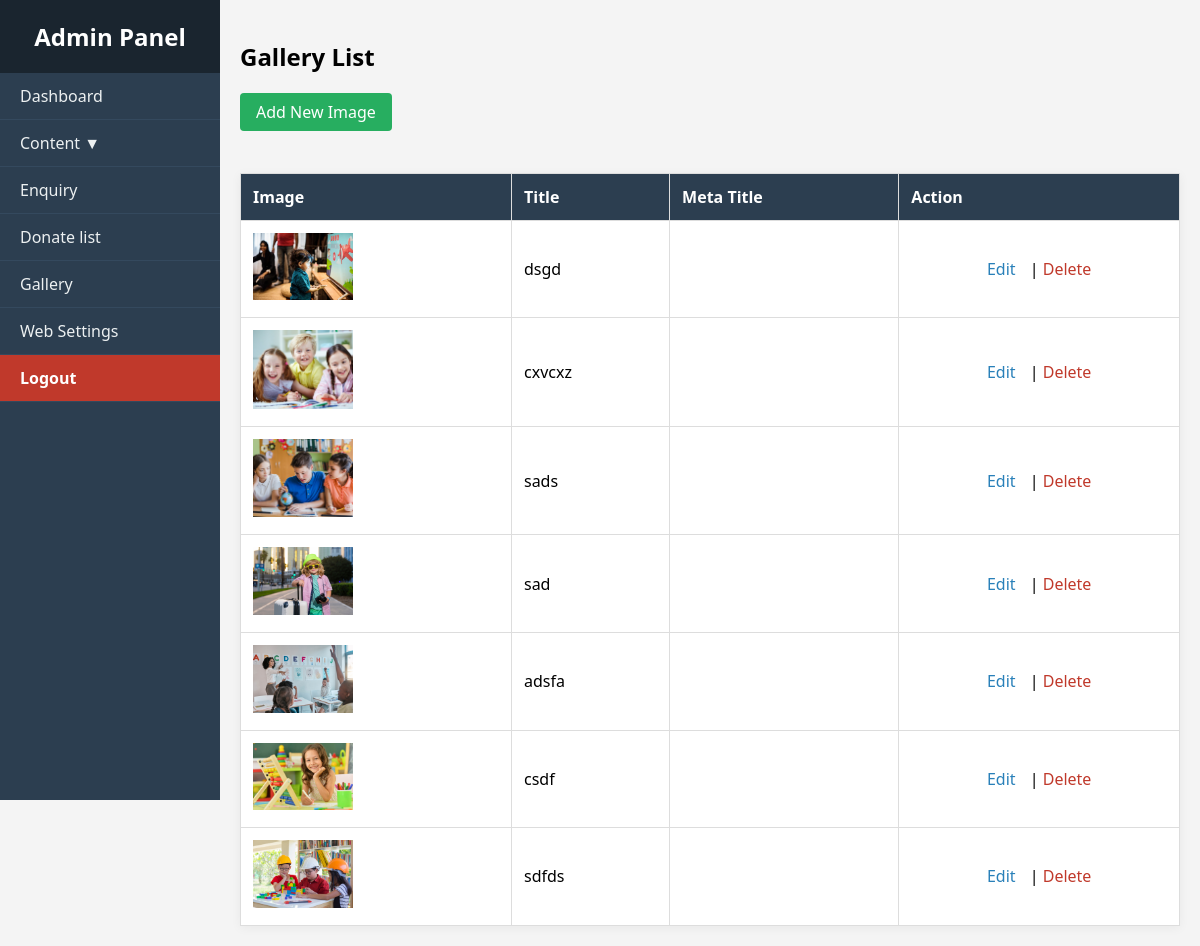
/admin/gallery-list.php, run on the app's committed database.
### tables this page shows
CREATE TABLE `gallery` (
  `id` int(11) NOT NULL,
  `title` varchar(255) DEFAULT NULL,
  `image` varchar(255) DEFAULT NULL,
  `meta_title` varchar(255) DEFAULT NULL,
  `meta_description` text DEFAULT NULL,
  `meta_keywords` text DEFAULT NULL,
  `created_at` datetime DEFAULT current_timestamp()
);

### admin/gallery-list.php (the view, shortened to what this page needs)
<?php
include 'db.php';
include 'header.php';
?>
<h2>Gallery List</h2>
<a href="gallery.php" class="add-btn">Add New Image</a>
<br><br>
<table class="styled-table">
    <thead>
        <tr>
            <th>Image</th>
            <th>Title</th>
            <th>Meta Title</th>
            <th>Action</th>
        </tr>
    </thead>
    <tbody>
    <?php
    $result = $conn->query("SELECT * FROM gallery ORDER BY id DESC");
    while ($row = $result->fetch_assoc()):
    ?>
        <tr>
            <td><img src="uploads/<?= htmlspecialchars($row['image']) ?>" width="100"></td>
            <td><?= htmlspecialchars($row['title']) ?></td>
            <td><?= htmlspecialchars($row['meta_title']) ?></td>
            <td>
                <a href="gallery.php?edit=<?= $row['id'] ?>" class="edit-btn">Edit</a> |
                <a href="gallery-list.php?delete=<?= $row['id'] ?>" class="delete-btn" onclick="return confirm('Are you sure?')">Delete</a>
            </td>
        </tr>
    <?php endwhile; ?>
    </tbody>
</table>
</div>
</body>
</html>

### admin/header.php (style rules this page uses)
* { box-sizing: border-box; }
body { margin: 0; font-family: 'Segoe UI', sans-serif; background-color: #f4f4f4; }
.add-btn { display: inline-block; background: #27ae60; color: white; padding: 8px 16px; text-decoration: none; border-radius: 4px; margin-bottom: 20px; }
.styled-table { width: 100%; border-collapse: collapse; background: white; box-shadow: 0 2px 10px rgba(0, 0, 0, 0.05); }
.styled-table th, .styled-table td { padding: 12px; border: 1px solid #ddd; text-align: left; }
.styled-table td:last-child { text-align: center; }
.styled-table th { background-color: #2c3e50; color: white; }
.edit-btn { color: #2980b9; text-decoration: none; margin-right: 10px; }
.delete-btn { color: #c0392b; text-decoration: none; }

### data on the page
gallery: image (picture), title "dsgd"
gallery: image (picture), title "cxvcxz"
gallery: image (picture), title "sads"
gallery: image (picture), title "sad"
gallery: image (picture), title "adsfa"
gallery: image (picture), title "csdf"
gallery: image (picture), title "sdfds"
